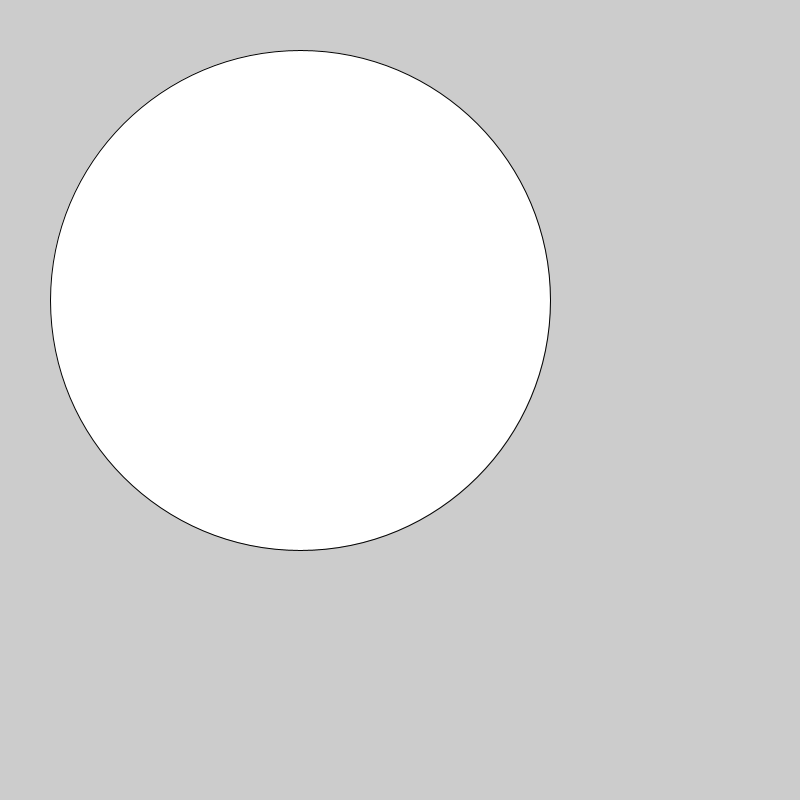
Frame 1 (no input)
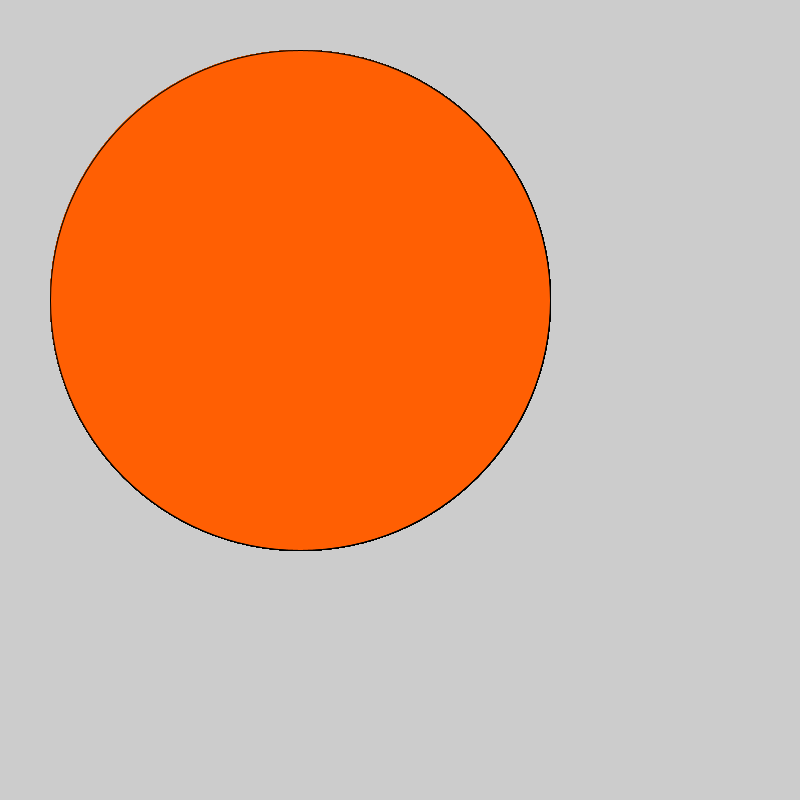
Frame 60 (the mouse pressed at the canvas centre just before this capture)
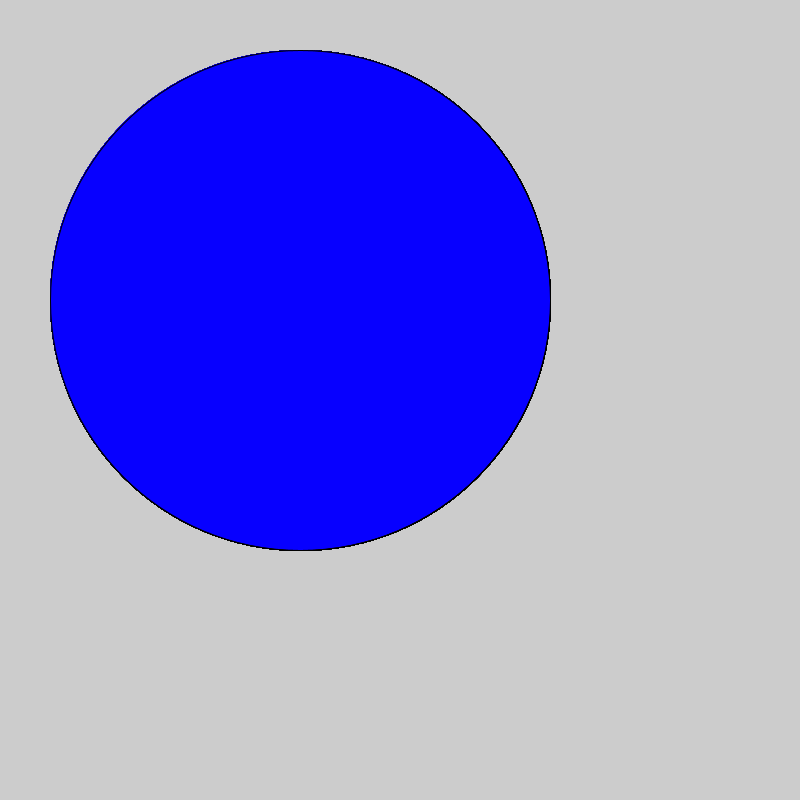
Frame 120 (the mouse held since frame 60 and released just before this capture)

The Processing sketch that drew these frames (run headless with seeded random() and noise(); from frame 60 on, the mouse is pressed at the canvas centre):

// Processing sketch: Flashing_code_orange_blue
// ── Flashing_code_orange_blue.pde
void setup () {
  size (800, 800);
}
void draw() {
  ellipse (300, 300, 500, 500);
  
fill(#FF5F03);
  if (mousePressed) {
    fill(#0700FF);
  }}
